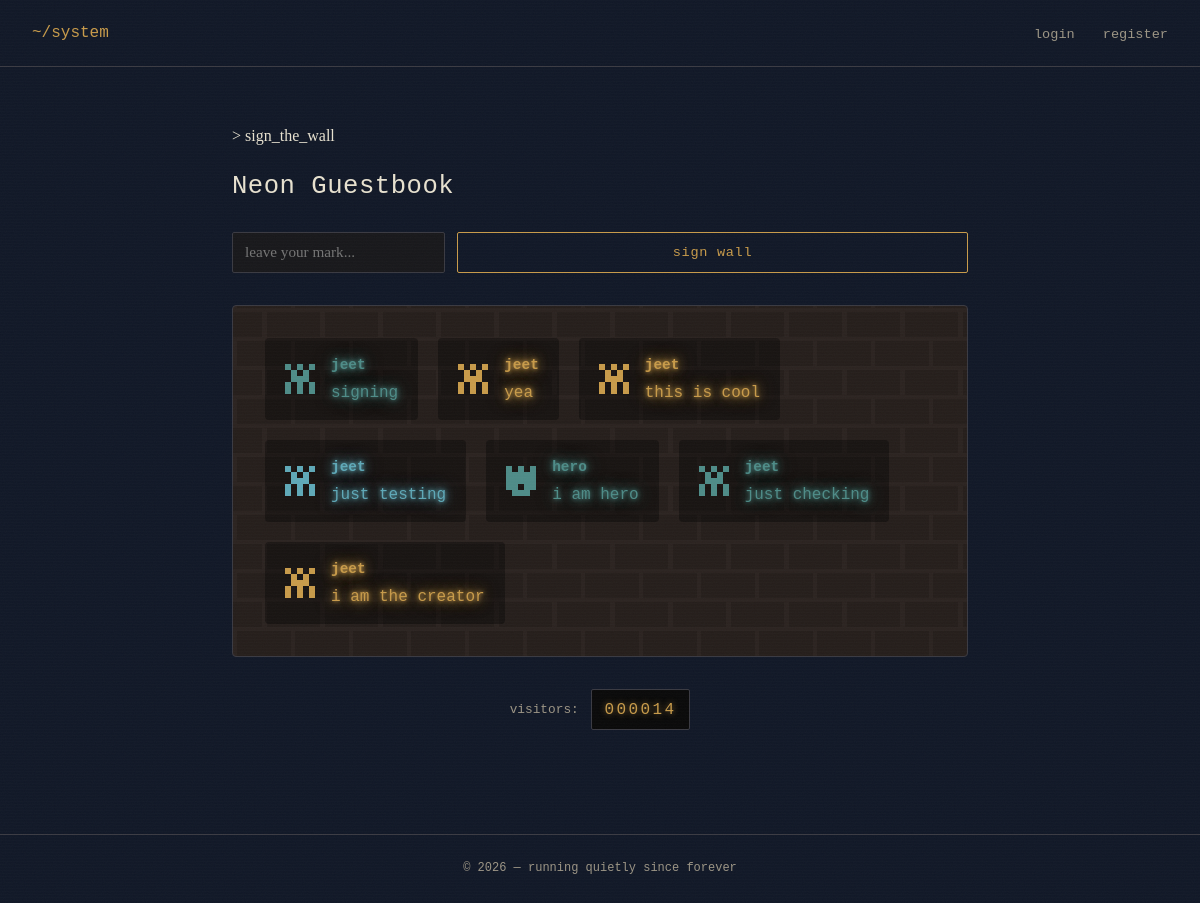
Page /guestbook on the earlier database version.
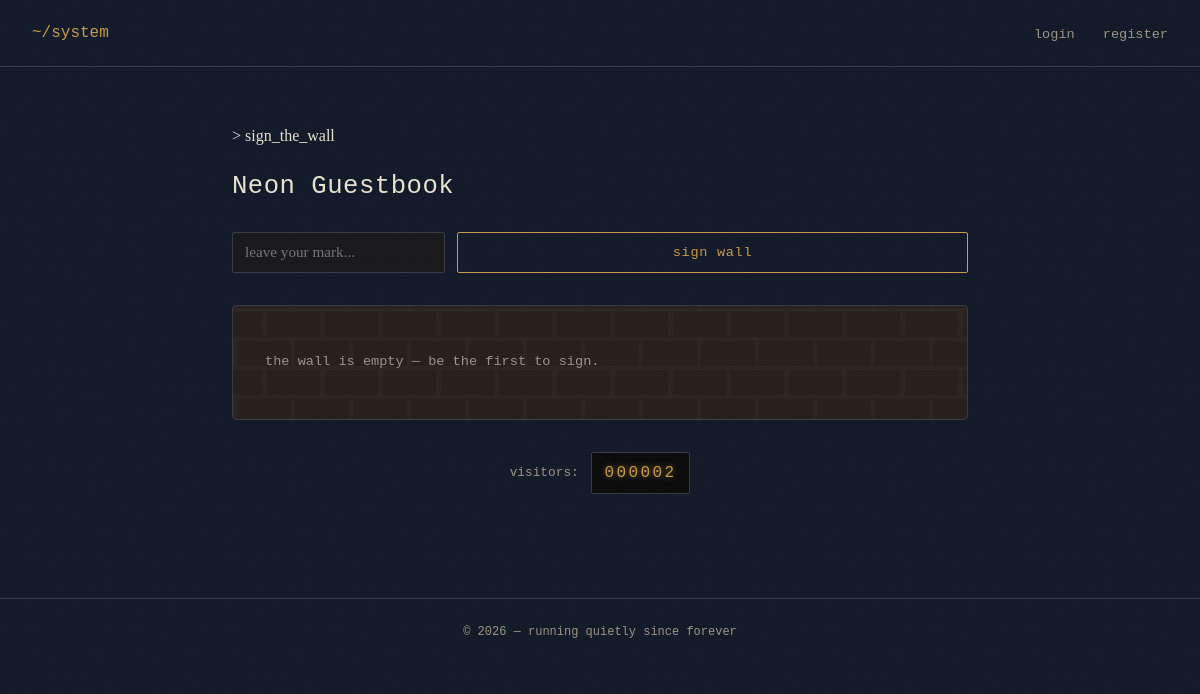
Same page on the later database version.
### myretroapp/models.py (models this page shows)
class GuestbookEntry(models.Model):
    NEON_COLORS = [
        ('amber', 'amber'),
        ('cyan', 'cyan'),
        ('teal', 'teal'),
        ('purple', 'purple'),
    ]
    user = models.ForeignKey(User, on_delete=models.CASCADE)
    message = models.CharField(max_length=200)
    color = models.CharField(max_length=10, choices=NEON_COLORS, default='cyan')
    created_at = models.DateTimeField(auto_now_add=True)
    class Meta:
        ordering = ['-created_at']

### myretroapp/views.py (the view)
# urls.py: path('guestbook', views.guestbook, name='guestbook'),
def guestbook(request):
    stats, _ = SiteVisit.objects.get_or_create(id=1)
    stats.count += 1
    stats.save()
    entries = GuestbookEntry.objects.all()
    return render(request, 'guestbook_page.html', {
        'entries': entries,
        'visitor_count': stats.count,
    })

### templates/guestbook_page.html (shortened to what this page needs)
{% extends 'base.html' %} {% load static %} {% block title %}guestbook{% endblock %} {% block content %}
<main class="guestbook-wrapper">
  <p class="prompt-line">&gt; sign_the_wall</p>
  <h1 class="guestbook-title">Neon Guestbook</h1>
  <form
    method="post"
    action="{% url 'sign_guestbook' %}"
    class="guestbook-form"
  >
    <input
      type="text"
      name="message"
      placeholder="leave your mark..."
      maxlength="200"
      required
    />
    <button type="submit" class="btn">sign wall</button>
  </form>
  <div class="brick-wall" id="brickWall">
    {% for e in entries %}
    <div class="neon-sign neon-{{ e.color }}">
      <div class="neon-avatar" data-username="{{ e.user.username }}"></div>
      <div class="neon-text-block">
        <p class="neon-username">{{ e.user.username }}</p>
        <p class="neon-message">{{ e.message }}</p>
      </div>
    </div>
    {% empty %}
    <p class="guestbook-empty">
      the wall is empty &mdash; be the first to sign.
    </p>
    {% endfor %}
  </div>
  <div class="visitor-counter">
    <span class="counter-label">visitors:</span>
    <span class="counter-digits">{{ visitor_count|stringformat:"06d" }}</span>
  </div>
</main>
{% endblock %}

### templates/base.html (shortened to what this page needs)
{% load static %}
<!doctype html>
<html lang="en">
  <head>
    <link rel="stylesheet" href="{% static 'style.css' %}" />
  </head>
  <body>
    {% include 'menus.html' %} {% block content %} {% endblock %}
    <footer class="site-footer">
      &copy; 2026 &mdash; running quietly since forever
    </footer>
  </body>
</html>

### templates/menus.html (shortened to what this page needs)
<nav class="site-nav-bar">
  <a href="{% url 'home_view' %}" class="nav-logo">~/system</a>
  <div class="nav-links">
    {% if request.user.is_authenticated %}
    <a href="{% url 'home_view' %}">home</a>
    <a href="{% url 'grind_feed' %}">grind</a>
    <a href="{% url 'daily_question' %}">daily</a>
    <a href="{% url 'capsule_list' %}">capsules</a>
    <a href="{% url 'guestbook' %}">guestbook</a>
    <a href="{% url 'signal_page' %}">signal</a>
    <a href="{% url 'hacker_typer' %}">breach</a>
    <a href="{% url 'sequencer' %}">sequencer</a>
    <a href="{% url 'logout_view' %}">logout</a>
    {% else %}
    <a href="{% url 'login_view' %}">login</a>
    <a href="{% url 'register_view' %}">register</a>
    {% endif %}
  </div>
</nav>

### static/style.css (style rules this page uses)
:root { --charcoal: #18181b; --navy: #111827; --purple: #6b5ca5; --teal: #4e8c88; --cyan: #5fa9b8; --amber: #c89b4a; --off-white: #e8e2d0; --bg: var(--navy); --surface: var(--charcoal); --border: #3a3a42; --text: var(--off-white); --text-muted: #9c9585; --accent: var(--amber); --mono: "IBM Plex Mono", "Courier New", monospace; --body-font: "Iowan Old Style", "Georgia", serif; }
* { box-sizing: border-box; }
html, body { margin: 0; padding: 0; background-color: var(--bg); color: var(--text); font-family: var(--body-font); line-height: 1.65; }
body { position: relative; min-height: 100vh; }
body::before { content: ""; position: fixed; inset: 0; pointer-events: none; z-index: 1000; background: repeating-linear-gradient( to bottom, rgba(255, 255, 255, 0.02) 0px, rgba(255, 255, 255, 0.02) 1px, transparent 1px, transparent 3px ); opacity: 0.5; }
body::after { content: ""; position: fixed; inset: 0; pointer-events: none; z-index: 999; opacity: 0.03; }
h1, h2, h3, .mono { font-family: var(--mono); font-weight: 500; letter-spacing: 0.02em; }
a { color: var(--cyan); text-decoration: none; border-bottom: 1px solid transparent; }
.site-footer { border-top: 1px solid var(--border); padding: 1.5rem 2rem; margin-top: 4rem; font-family: var(--mono); font-size: 0.75rem; color: var(--text-muted); text-align: center; }
.btn { display: inline-block; width: 100%; padding: 0.7rem 1rem; background-color: transparent; border: 1px solid var(--accent); color: var(--accent); font-family: var(--mono); font-size: 0.85rem; letter-spacing: 0.05em; cursor: pointer; border-radius: 2px; transition: background-color 0.15s ease, color 0.15s ease; }
.site-nav-bar { border-bottom: 1px solid var(--border); padding: 1.25rem 2rem; display: flex; justify-content: space-between; align-items: center; }
.nav-logo { font-family: var(--mono); color: var(--accent); font-size: 1rem; border-bottom: none; }
.nav-links a { margin-left: 1.5rem; font-family: var(--mono); font-size: 0.85rem; color: var(--text-muted); }
.guestbook-wrapper { max-width: 800px; margin: 0 auto; padding: 2.5rem 2rem; }
.guestbook-title { font-size: 1.6rem; margin: 0.5rem 0 1.5rem 0; color: var(--text); }
.guestbook-form { display: flex; gap: 0.75rem; margin-bottom: 2rem; }
.guestbook-form input[type="text"] { flex: 1; padding: 0.65rem 0.75rem; background-color: var(--surface); border: 1px solid var(--border); border-radius: 2px; color: var(--text); font-family: var(--body-font); font-size: 0.95rem; }
.brick-wall { background-color: #2b2320; background-image: linear-gradient(335deg, #251e1b 23px, transparent 23px), linear-gradient(155deg, #251e1b 23px, transparent 23px), linear-gradient(335deg, #251e1b 23px, transparent 23px), linear-gradient(155deg, #251e1b 23px, transparent 23px); background-size: 58px 58px; background-position: 0px 2px, 4px 35px, 29px 31px, 34px 6px; border: 1px solid var(--border); border-radius: 4px; padding: 2rem; display: flex; flex-direction: row; flex-wrap: wrap; gap: 1.25rem; align-content: flex-start; }
.guestbook-empty { color: var(--text-muted); font-family: var(--mono); font-size: 0.85rem; }
.visitor-counter { margin-top: 2rem; display: flex; justify-content: center; align-items: center; gap: 0.75rem; font-family: var(--mono); }
.counter-label { color: var(--text-muted); font-size: 0.8rem; }
.counter-digits { background-color: #0a0a0a; color: var(--amber); padding: 0.4rem 0.8rem; border: 1px solid var(--border); border-radius: 2px; font-size: 1rem; letter-spacing: 0.15em; text-shadow: 0 0 6px rgba(200, 155, 74, 0.6); }

Differences in the rows shown:
removed GuestbookEntry: user.username "jeet", message "signing", color "teal" (drawn)
removed GuestbookEntry: user.username "jeet", message "yea", color "amber" (drawn)
removed GuestbookEntry: user.username "jeet", message "this is cool", color "amber" (drawn)
removed GuestbookEntry: user.username "jeet", message "just testing", color "cyan" (drawn)
removed GuestbookEntry: user.username "hero", message "i am hero", color "teal" (drawn)
removed GuestbookEntry: user.username "jeet", message "just checking", color "teal" (drawn)
removed GuestbookEntry: user.username "jeet", message "i am the creator", color "amber" (drawn)
Other differences:
{{ visitor_count|stringformat:"06d" }}: "000014" → "000002"
text now shown: "the wall is empty — be the first to sign."
